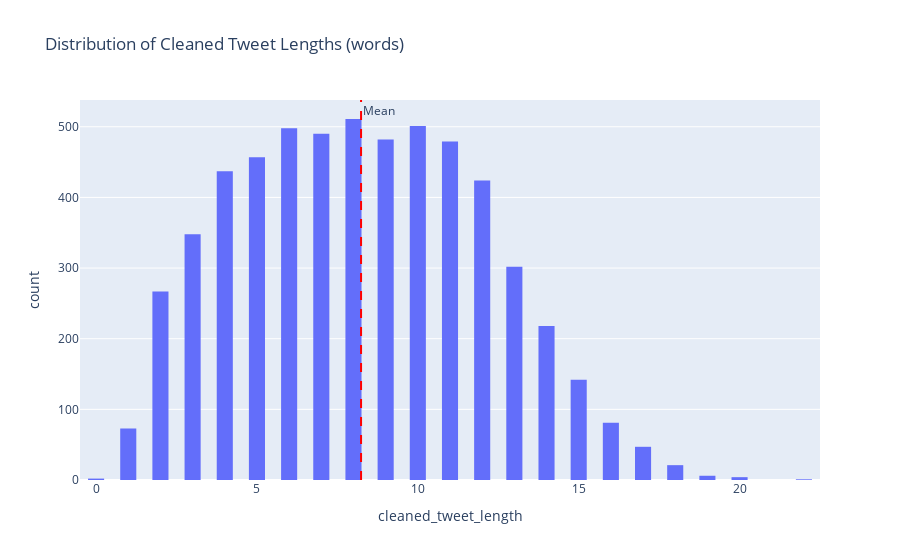

Source (notebook cell):
### Code cell
#plot the distribution of tweet lengths by words
fig = px.histogram(tweets_data, x='cleaned_tweet_length', title='Distribution of Cleaned Tweet Lengths (words)')
fig.add_vline(tweets_data['cleaned_tweet_length'].mean(), annotation_text='Mean',
                line_dash='dash', annotation_position='top right', line_color='red') # add a dashed line corresponding to the mean
fig.update_layout(bargap=0.5) # adjust the bargap to separate the columns
fig.show()
print('Mean Cleaned Tweet length (words):', tweets_data['cleaned_tweet_length'].mean())

### Figure 1 — Plotly figure (JSON) as saved in the notebook; plotly's stock layout.template omitted (floating-point values rounded to 4 significant figures; data arrays with more than 128 entries replaced by an {"elided": "..."} marker saying what was removed)
{"data": [{"alignmentgroup": "True", "bingroup": "x", "hovertemplate": "cleaned_tweet_length=%{x}<br>count=%{y}<extra></extra>", "legendgroup": "", "marker": {"color": "#636efa", "pattern": {"shape": ""}}, "name": "", "offsetgroup": "", "orientation": "v", "showlegend": false, "type": "histogram", "x": {"elided": "5791 int values"}, "xaxis": "x", "yaxis": "y"}], "layout": {"annotations": [{"showarrow": false, "text": "Mean", "x": 8.236, "xanchor": "left", "xref": "x", "y": 1, "yanchor": "top", "yref": "y domain"}], "bargap": 0.5, "barmode": "relative", "legend": {"tracegroupgap": 0}, "shapes": [{"line": {"color": "red", "dash": "dash"}, "type": "line", "x0": 8.236, "x1": 8.236, "xref": "x", "y0": 0, "y1": 1, "yref": "y domain"}], "title": {"text": "Distribution of Cleaned Tweet Lengths (words)"}, "xaxis": {"anchor": "y", "domain": [0, 1], "title": {"text": "cleaned_tweet_length"}}, "yaxis": {"anchor": "x", "domain": [0, 1], "title": {"text": "count"}}}}
